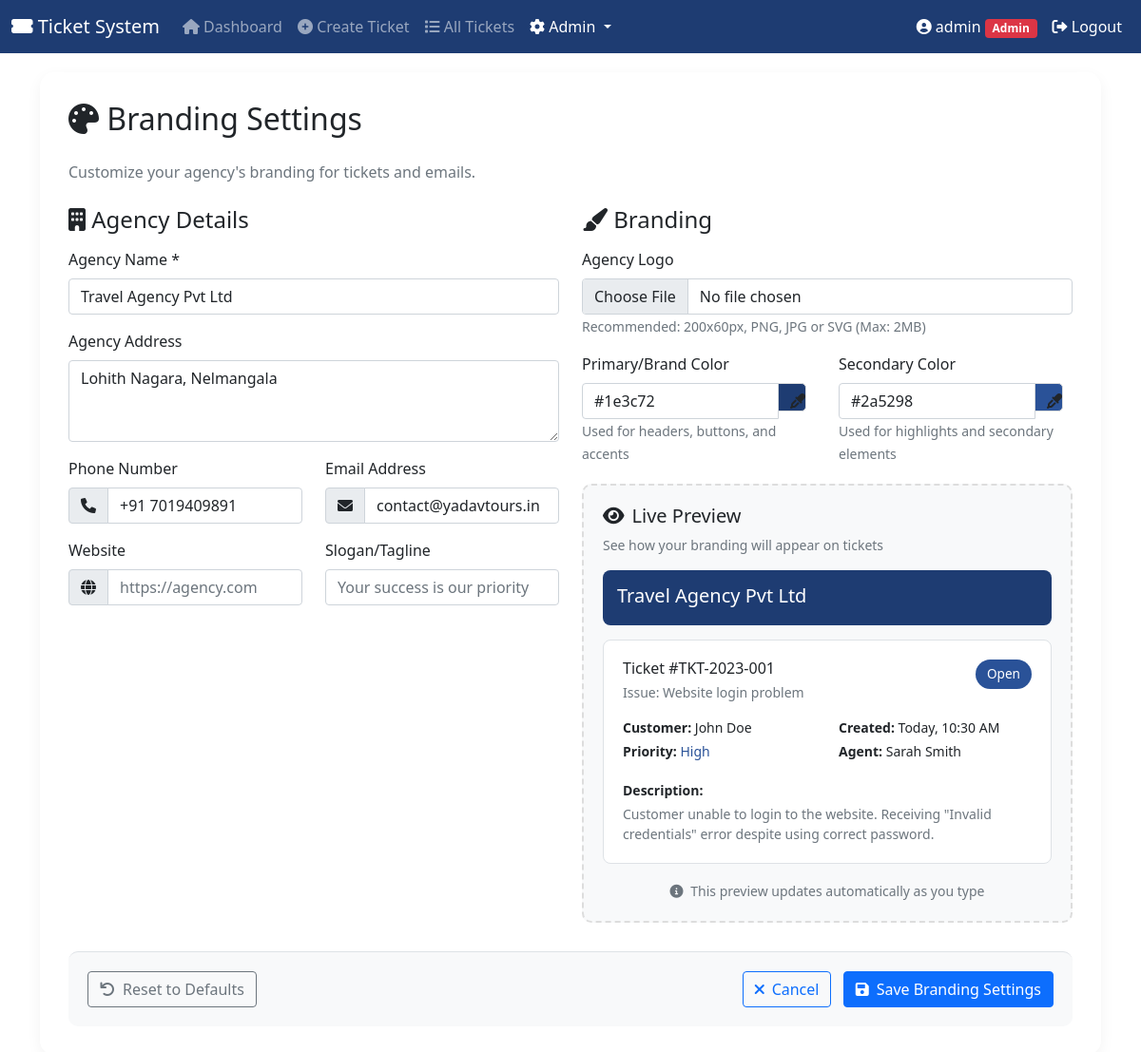
The page /public/branding_settings.php (signed in) on the database its author committed.
### tables this page shows
CREATE TABLE `users` (
  `id` int(11) NOT NULL,
  `username` varchar(50) NOT NULL,
  `password_hash` varchar(255) NOT NULL,
  `email` varchar(100) NOT NULL,
  `full_name` varchar(100) DEFAULT NULL,
  `phone` varchar(20) DEFAULT NULL,
  `role` enum('admin','staff','agent') DEFAULT 'staff',
  `agency_name` varchar(100) DEFAULT NULL,
  `agency_address` text DEFAULT NULL,
  `agency_phone` varchar(20) DEFAULT NULL,
  `agency_email` varchar(100) DEFAULT NULL,
  `agency_logo` varchar(255) DEFAULT NULL,
  `is_active` tinyint(1) DEFAULT 1,
  `failed_login_attempts` int(11) DEFAULT 0,
  `lockout_until` datetime DEFAULT NULL,
  `created_at` timestamp NOT NULL DEFAULT current_timestamp(),
  `last_login` timestamp NULL DEFAULT NULL,
  `updated_at` timestamp NOT NULL DEFAULT current_timestamp() ON UPDATE current_timestamp(),
  `website` varchar(255) DEFAULT NULL,
  `slogan` varchar(255) DEFAULT NULL,
  `brand_color` varchar(10) DEFAULT '#1e3c72',
  `secondary_color` varchar(10) DEFAULT '#1e3c72'
);

### public/branding_settings.php (the view, shortened to what this page needs)
<?php
$settings = [
    'agency_name' => '',
    'agency_address' => '',
    'agency_phone' => '',
    'agency_email' => '',
    'website' => '',
    'slogan' => '',
    'brand_color' => '#1e3c72',
    'secondary_color' => '#2a5298',
    'agency_logo' => ''
];
try {
    $db = getDB();
    $user_id = $_SESSION['user_id'];
    $stmt = $db->query("SHOW COLUMNS FROM users");
    $columns = $stmt->fetchAll(PDO::FETCH_COLUMN, 0);
    $select_fields = [];
    foreach ($settings as $field => $default) {
        if (in_array($field, $columns)) {
            $select_fields[] = $field;
        }
    }
    if (!empty($select_fields)) {
        $select_query = "SELECT " . implode(', ', $select_fields) . " FROM users WHERE id = ?";
        $stmt = $db->prepare($select_query);
        $stmt->execute([$user_id]);
        $user_data = $stmt->fetch(PDO::FETCH_ASSOC);
        if ($user_data) {
            foreach ($settings as $field => $default) {
                if (isset($user_data[$field])) {
                    $settings[$field] = $user_data[$field];
                }
            }
        }
    } else {
        echo "\n";
    }
} catch (Exception $e) {
    echo "\n";
    $error = "Database error. Please check your connection.";
}
?>
<!DOCTYPE html>
<html lang="en">
<head>
    <link href="https://cdn.jsdelivr.net/npm/bootstrap@5.1.3/dist/css/bootstrap.min.css" rel="stylesheet">
    <link rel="stylesheet" href="https://cdnjs.cloudflare.com/ajax/libs/font-awesome/6.0.0/css/all.min.css">
    <link rel="stylesheet" href="https://cdn.jsdelivr.net/npm/bootstrap-colorpicker@3.4.0/dist/css/bootstrap-colorpicker.min.css">
</head>
<body>
    <nav class="navbar navbar-expand-lg navbar-dark" style="background: <?= htmlspecialchars($settings['brand_color']) ?>">
        <div class="container-fluid">
            <a class="navbar-brand" href="dashboard.php">
                <i class="fas fa-ticket-alt"></i> Ticket System
            </a>
            <div class="collapse navbar-collapse" id="navbarNav">
                <ul class="navbar-nav me-auto">
                    <li class="nav-item">
                        <a class="nav-link" href="dashboard.php"><i class="fas fa-home"></i> Dashboard</a>
                    </li>
                    <li class="nav-item">
                        <a class="nav-link" href="create_ticket.php"><i class="fas fa-plus-circle"></i> Create Ticket</a>
                    </li>
                    <li class="nav-item">
                        <a class="nav-link" href="ticket_list.php"><i class="fas fa-list"></i> All Tickets</a>
                    </li>
                    <li class="nav-item dropdown">
                        <a class="nav-link dropdown-toggle active" href="#" id="adminDropdown" role="button"
                           data-bs-toggle="dropdown">
                            <i class="fas fa-cog"></i> Admin
                        </a>
                    </li>
                </ul>
                <div class="navbar-nav">
                    <span class="nav-link text-white">
                        <i class="fas fa-user-circle"></i> <?= htmlspecialchars($_SESSION['username'] ?? '') ?>
                        <span class="badge bg-danger">Admin</span>
                    </span>
                    <a class="nav-link text-white" href="logout.php"><i class="fas fa-sign-out-alt"></i> Logout</a>
                </div>
            </div>
        </div>
    </nav>
    <div class="container">
        <div class="settings-card">
            <h2 class="mb-4"><i class="fas fa-palette"></i> Branding Settings</h2>
            <p class="text-muted mb-4">Customize your agency's branding for tickets and emails.</p>
            <form method="POST" action="" enctype="multipart/form-data" id="brandingForm">
                <div class="row">
                    <div class="col-md-6">
                        <h4 class="mb-3"><i class="fas fa-building"></i> Agency Details</h4>
                        <div class="mb-3">
                            <label class="form-label">Agency Name *</label>
                            <input type="text" class="form-control" name="agency_name"
                                   value="<?= htmlspecialchars($settings['agency_name']) ?>" required
                                   placeholder="Enter agency name">
                        </div>
                        <div class="mb-3">
                            <label class="form-label">Agency Address</label>
                            <textarea class="form-control" name="agency_address" rows="3"
                                      placeholder="Enter agency address"><?= htmlspecialchars($settings['agency_address']) ?></textarea>
                        </div>
                        <div class="row mb-3">
                            <div class="col-md-6">
                                <label class="form-label">Phone Number</label>
                                <div class="input-group">
                                    <span class="input-group-text"><i class="fas fa-phone"></i></span>
                                    <input type="text" class="form-control" name="agency_phone"
                                           value="<?= htmlspecialchars($settings['agency_phone']) ?>"
                                           placeholder="+1 (555) 123-4567">
                                </div>
                            </div>
                            <div class="col-md-6">
                                <label class="form-label">Email Address</label>
                                <div class="input-group">
                                    <span class="input-group-text"><i class="fas fa-envelope"></i></span>
                                    <input type="email" class="form-control" name="agency_email"
                                           value="<?= htmlspecialchars($settings['agency_email']) ?>"
                                           placeholder="contact@agency.com">
                                </div>
                            </div>
                        </div>
                        <div class="row mb-3">
                            <div class="col-md-6">
                                <label class="form-label">Website</label>
                                <div class="input-group">
                                    <span class="input-group-text"><i class="fas fa-globe"></i></span>
                                    <input type="url" class="form-control" name="website"
                                           value="<?= htmlspecialchars($settings['website']) ?>"
                                           placeholder="https://agency.com">
                                </div>
                            </div>
                            <div class="col-md-6">
                                <label class="form-label">Slogan/Tagline</label>
                                <input type="text" class="form-control" name="slogan"
                                       value="<?= htmlspecialchars($settings['slogan']) ?>"
                                       placeholder="Your success is our priority">
                            </div>
                        </div>
                    </div>
                    <div class="col-md-6">
                        <h4 class="mb-3"><i class="fas fa-paint-brush"></i> Branding</h4>
                        <div class="mb-3">
                            <label class="form-label">Agency Logo</label>
                            <input type="file" class="form-control" name="agency_logo" accept="image/*" id="logoInput">
                            <small class="text-muted">Recommended: 200x60px, PNG, JPG or SVG (Max: 2MB)</small>
                        </div>
                        <div class="row mb-3">
                            <div class="col-md-6">
                                <label class="form-label">Primary/Brand Color</label>
                                <div class="input-group colorpicker-component">
                                    <input type="text" class="form-control color-picker-input" name="brand_color"
                                           value="<?= htmlspecialchars($settings['brand_color']) ?>"
                                           id="brandColor">
                                    <span class="input-group-text color-preview" id="brandColorPreview"
                                          style="background: <?= htmlspecialchars($settings['brand_color']) ?>">
                                        <i class="fas fa-eye-dropper"></i>
                                    </span>
                                </div>
                                <small class="text-muted">Used for headers, buttons, and accents</small>
                            </div>
                            <div class="col-md-6">
                                <label class="form-label">Secondary Color</label>
                                <div class="input-group colorpicker-component">
                                    <input type="text" class="form-control color-picker-input" name="secondary_color"
                                           value="<?= htmlspecialchars($settings['secondary_color']) ?>"
                                           id="secondaryColor">
                                    <span class="input-group-text color-preview" id="secondaryColorPreview"
                                          style="background: <?= htmlspecialchars($settings['secondary_color']) ?>">
                                        <i class="fas fa-eye-dropper"></i>
                                    </span>
                                </div>
                                <small class="text-muted">Used for highlights and secondary elements</small>
                            </div>
                        </div>
                        <div class="preview-box">
                            <h5><i class="fas fa-eye me-2"></i>Live Preview</h5>
                            <p class="text-muted small mb-3">See how your branding will appear on tickets</p>
                            <div class="ticket-preview-header" id="previewHeader"
                                 style="background: <?= htmlspecialchars($settings['brand_color']) ?>">
                                <div class="d-flex justify-content-between align-items-center">
                                    <div>
                                        <h5 class="mb-1" id="previewAgencyName"
                                            style="color: <?=
                                                $settings['brand_color'] ?
                                                (hexdec(substr($settings['brand_color'], 1, 2)) * 0.299 +
                                                 hexdec(substr($settings['brand_color'], 3, 2)) * 0.587 +
                                                 hexdec(substr($settings['brand_color'], 5, 2)) * 0.114) > 186 ? '#000000' : '#ffffff'
                                                : '#ffffff' ?>">
                                            <?= htmlspecialchars($settings['agency_name'] ?: 'Your Agency Name') ?>
                                        </h5>
                                    </div>
                                </div>
                            </div>
                            <div class="ticket-preview-body">
                                <div class="d-flex justify-content-between align-items-start mb-3">
                                    <div>
                                        <h6 class="mb-1">Ticket #TKT-2023-001</h6>
                                        <p class="text-muted small mb-0">Issue: Website login problem</p>
                                    </div>
                                    <span class="ticket-status-badge" id="previewStatusBadge"
                                          style="background: <?= htmlspecialchars($settings['secondary_color']) ?>;
                                                 color: <?=
                                                    $settings['secondary_color'] ?
                                                    (hexdec(substr($settings['secondary_color'], 1, 2)) * 0.299 +
                                                     hexdec(substr($settings['secondary_color'], 3, 2)) * 0.587 +
                                                     hexdec(substr($settings['secondary_color'], 5, 2)) * 0.114) > 186 ? '#000000' : '#ffffff'
                                                    : '#ffffff' ?>">
                                        Open
                                    </span>
                                </div>
                                <div class="row">
                                    <div class="col-md-6">
                                        <p class="small mb-1"><strong>Customer:</strong> John Doe</p>
                                        <p class="small mb-1"><strong>Priority:</strong>
                                            <span style="color: <?= htmlspecialchars($settings['secondary_color']) ?>">High</span>
                                        </p>
                                    </div>
                                    <div class="col-md-6">
                                        <p class="small mb-1"><strong>Created:</strong> Today, 10:30 AM</p>
                                        <p class="small mb-1"><strong>Agent:</strong> Sarah Smith</p>
                                    </div>
                                </div>
                                <div class="mt-3">
                                    <p class="small mb-1"><strong>Description:</strong></p>
                                    <p class="small text-muted mb-0">Customer unable to login to the website. Receiving "Invalid credentials" error despite using correct password.</p>
                                </div>
                            </div>
                            <div class="mt-3 text-center">
                                <small class="text-muted">
                                    <i class="fas fa-info-circle me-1"></i>
                                    This preview updates automatically as you type
                                </small>
                            </div>
                        </div>
                    </div>
                </div>
                <div class="footer-actions">
                    <div class="d-flex justify-content-between align-items-center">
                        <div>
                            <button type="button" class="btn btn-outline-secondary" onclick="resetForm()">
                                <i class="fas fa-undo me-2"></i>Reset to Defaults
                            </button>
                        </div>
                        <div>
                            <button type="button" class="btn btn-outline-primary me-2" onclick="window.location.href='dashboard.php'">
                                <i class="fas fa-times me-2"></i>Cancel
                            </button>
                            <button type="submit" class="btn btn-primary">
                                <i class="fas fa-save me-2"></i>Save Branding Settings
                            </button>
                        </div>
                    </div>
                </div>
            </form>
        </div>
    </div>
</body>
</html>

### rows shown on the page
users: agency_name "Travel Agency Pvt Ltd", agency_address "Lohith Nagara, Nelmangala", agency_phone "+91 7019409891", agency_email "contact@yadavtours.in", brand_color "#1e3c72", secondary_color "#2a5298"

### other values the page prints
$_SESSION['username'] "admin"
